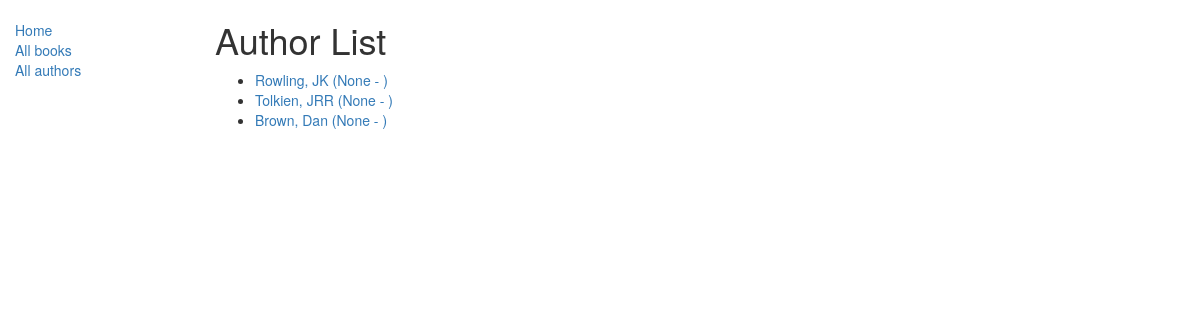
The app's page /catalog/authors/, older data.
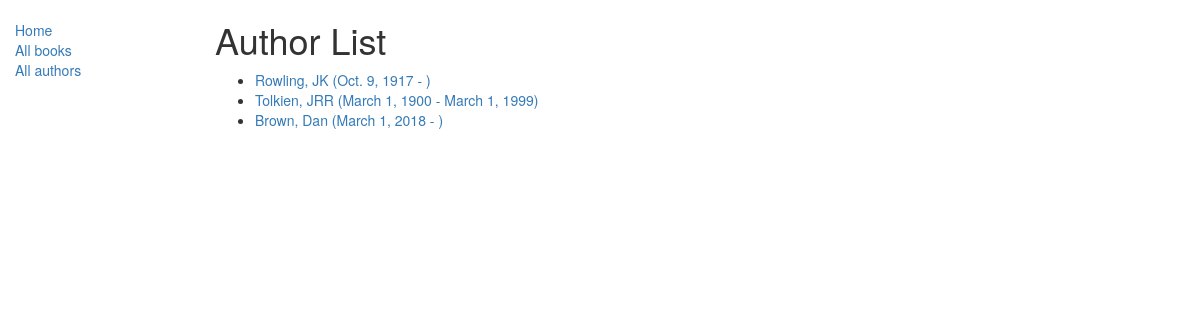
The same page, newer data.
### catalog/models.py (models this page shows)
class Author(models.Model):
    first_name = models.CharField(max_length=100)
    last_name = models.CharField(max_length=100)
    date_of_birth = models.DateField(null=True, blank=True)
    date_of_death = models.DateField('Died', null=True, blank=True)
    def get_absolute_url(self):
        return reverse('author-detail', args=[str(self.id)])
    def __str__(self):
        return '%s, %s' % (self.last_name, self.first_name)

### catalog/views.py (the view)
# urls.py: path('authors/', views.AuthorListView.as_view(), name='authors'),
class AuthorListView(generic.ListView):
    model = Author

### catalog/templates/catalog/author_list.html
{% extends "base_generic.html" %}
{% block content %}
<h1>Author List</h1>
{% if author_list %}
  <ul>
  {% for author in author_list %}
    <li>
      <a href="{{ author.get_absolute_url }}">
      {{ author }} ({{author.date_of_birth}} - {% if author.date_of_death %}{{author.date_of_death}}{% endif %})
      </a>
    </li>
  {% endfor %}
 </ul>
{% else %}
  <p>There are no authors available.</p>
{% endif %}
{% endblock %}

Row changes from the older to the newer data that the page shows:
changed Author "Rowling, JK": date_of_birth "None" → "Oct. 9, 1917"
changed Author "Tolkien, JRR": date_of_birth "None" → "March 1, 1900"; date_of_death (not shown) → "March 1, 1999"
changed Author "Brown, Dan": date_of_birth "None" → "March 1, 2018"
